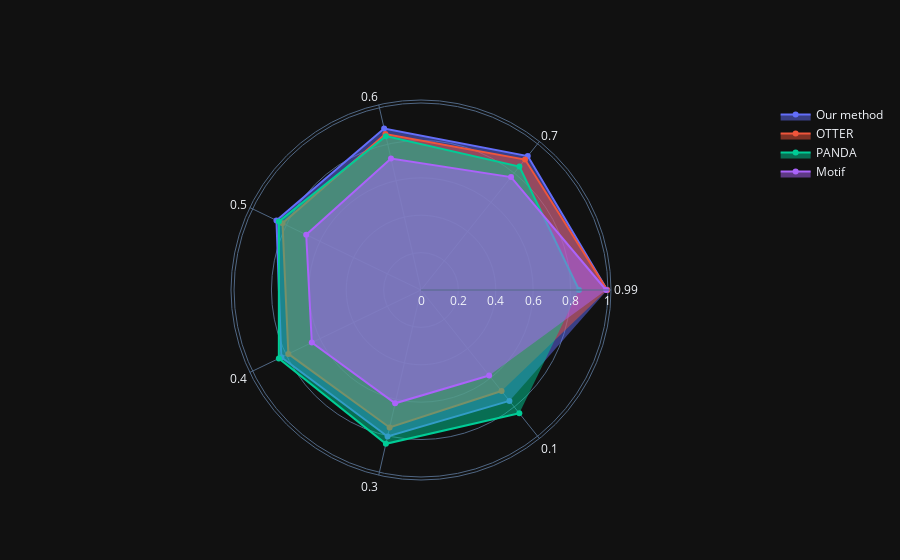

This figure's notebook cell:
### Code cell
shuffling = [0.01, 0.3, 0.4, 0.5, 0.6, 0.7, 0.9]

scores = []
for shuffle in shuffling :
    scores.append(simulation(shuffling = shuffle))
    
giraffe.utils.star_plot(list(map(list, zip(*scores))), [str(round(1 - shuffle, 2)) for shuffle in shuffling], ["Our method", "OTTER", "PANDA", "Motif"])

### Figure 1 — Plotly figure (JSON) as saved in the notebook; plotly's stock layout.template omitted (floating-point values rounded to 4 significant figures)
{"data": [{"fill": "toself", "name": "Our method", "r": [0.9963, 0.9161, 0.8859, 0.8582, 0.8294, 0.8039, 0.7587], "theta": ["0.99", "0.7", "0.6", "0.5", "0.4", "0.3", "0.1"], "type": "scatterpolar"}, {"fill": "toself", "name": "OTTER", "r": [0.996, 0.8926, 0.8556, 0.8223, 0.7875, 0.7544, 0.6913], "theta": ["0.99", "0.7", "0.6", "0.5", "0.4", "0.3", "0.1"], "type": "scatterpolar"}, {"fill": "toself", "name": "PANDA", "r": [0.8452, 0.8443, 0.8442, 0.8439, 0.8441, 0.844, 0.8436], "theta": ["0.99", "0.7", "0.6", "0.5", "0.4", "0.3", "0.1"], "type": "scatterpolar"}, {"fill": "toself", "name": "Motif", "r": [0.9902, 0.7725, 0.7216, 0.6815, 0.6484, 0.6217, 0.5847], "theta": ["0.99", "0.7", "0.6", "0.5", "0.4", "0.3", "0.1"], "type": "scatterpolar"}], "layout": {"polar": {"radialaxis": {"visible": true}}, "showlegend": true}}
